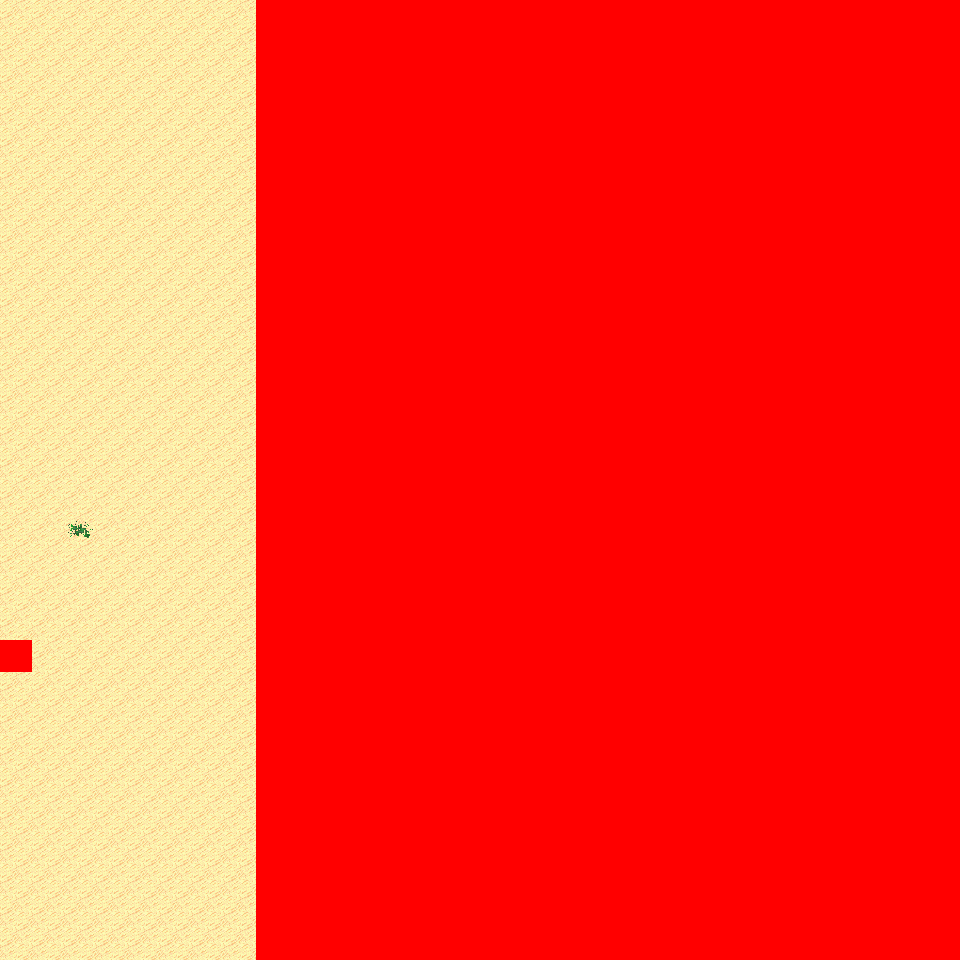

This game map was drawn from its Tiled (.tmx) file and the tilesets committed beside it. A one-line description and the trimmed map source follow:
An orthogonal 30x30 tile map with 32x32 px tiles, 6 tile layers (Ground, Object, Object2, Above, ...), 8 tilesets and 4 objects (4x mapchange).

<map version="1.0" orientation="orthogonal" renderorder="right-down" width="30" height="30" tilewidth="32" tileheight="32" nextobjectid="5">
  <tileset firstgid="1" name="tileset_logic_collision" tilewidth="32" tileheight="32" tilecount="1" columns="1">
    <image source="../drawable/tileset_logic_collision.png" width="32" height="32" />
  </tileset>
  <tileset firstgid="2" name="tileset_ground_ground" tilewidth="32" tileheight="32" tilecount="33" columns="3">
    <image source="../drawable/tileset_ground_ground.png" width="96" height="352" />
  </tileset>
  <tileset firstgid="35" name="tileset_ground_ridge_earth_pale" tilewidth="32" tileheight="32" tilecount="96" columns="12">
    <image source="../drawable/tileset_ground_ridge_earth_pale.png" width="384" height="256" />
  </tileset>
  <tileset firstgid="131" name="tileset_ground_ridge_earth_dark" tilewidth="32" tileheight="32" tilecount="96" columns="12">
    <image source="../drawable/tileset_ground_ridge_earth_dark.png" width="384" height="256" />
  </tileset>
  <tileset firstgid="227" name="tileset_terrain_desert" tilewidth="32" tileheight="32" tilecount="88" columns="8">
    <image source="../drawable/tileset_terrain_desert.png" width="256" height="352" />
  </tileset>
  <tileset firstgid="315" name="tileset_plant_tree_tree_darkgreen" tilewidth="32" tileheight="32" tilecount="88" columns="8">
    <image source="../drawable/tileset_plant_tree_tree_darkgreen.png" width="256" height="352" />
  </tileset>
  <tileset firstgid="403" name="tileset_ground_sand_2" tilewidth="32" tileheight="32" tilecount="15" columns="5">
    <image source="../drawable/tileset_ground_sand_2.png" width="160" height="96" />
  </tileset>
  <tileset firstgid="418" name="tileset_plant_cactus_2" tilewidth="32" tileheight="32" tilecount="10" columns="5">
    <image source="../drawable/tileset_plant_cactus_2.png" width="160" height="64" />
  </tileset>
  <layer name="Ground" width="30" height="30">
    <data>[900 cells, 900 non-empty, 6 distinct tile ids]</data>
  </layer>
  <layer name="Object" width="30" height="30">
    <data>[900 cells, 179 non-empty, 24 distinct tile ids]</data>
  </layer>
  <layer name="Object2" width="30" height="30">
    <data>[900 cells, 0 non-empty, 0 distinct tile ids]</data>
  </layer>
  <layer name="Above" width="30" height="30">
    <data>[900 cells, 204 non-empty, 22 distinct tile ids]</data>
  </layer>
  <layer name="Above2" width="30" height="30">
    <data>[900 cells, 0 non-empty, 0 distinct tile ids]</data>
  </layer>
  <layer name="Walkable" width="30" height="30">
    <data>[900 cells, 661 non-empty, 1 distinct tile ids]</data>
  </layer>
  <objectgroup name="MapEvents">
    <object id="1" name="north" type="mapchange" x="0" y="0" width="256" height="32">
      <properties>
        <property name="map" value="0_ados_mountain_n2_w2_x3_y0" />
        <property name="place" value="south" />
      </properties>
    </object>
    <object id="2" name="south" type="mapchange" x="0" y="928" width="256" height="32">
      <properties>
        <property name="map" value="0_ados_mountain_n2_w2_x3_y2" />
        <property name="place" value="north" />
      </properties>
    </object>
    <object id="3" name="west" type="mapchange" x="0" y="0" width="32" height="640">
      <properties>
        <property name="map" value="0_ados_mountain_n2_w2_x2_y1" />
        <property name="place" value="east" />
      </properties>
    </object>
    <object id="4" name="west2" type="mapchange" x="0" y="672" width="32" height="288">
      <properties>
        <property name="map" value="0_ados_mountain_n2_w2_x2_y1" />
        <property name="place" value="east2" />
      </properties>
    </object>
  </objectgroup>
</map>
